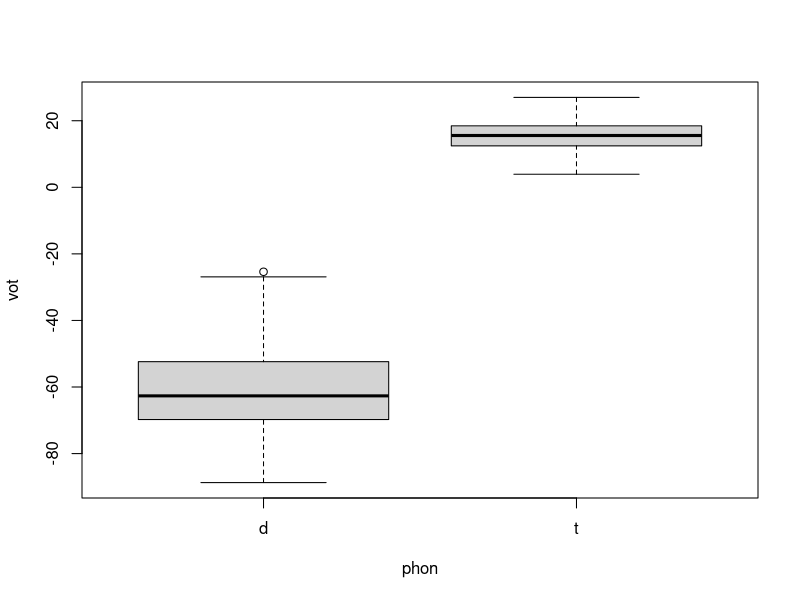
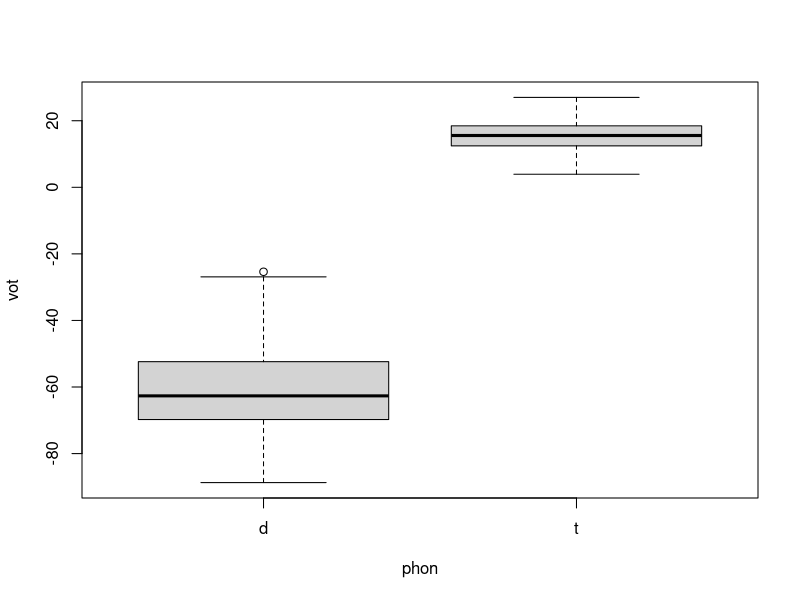
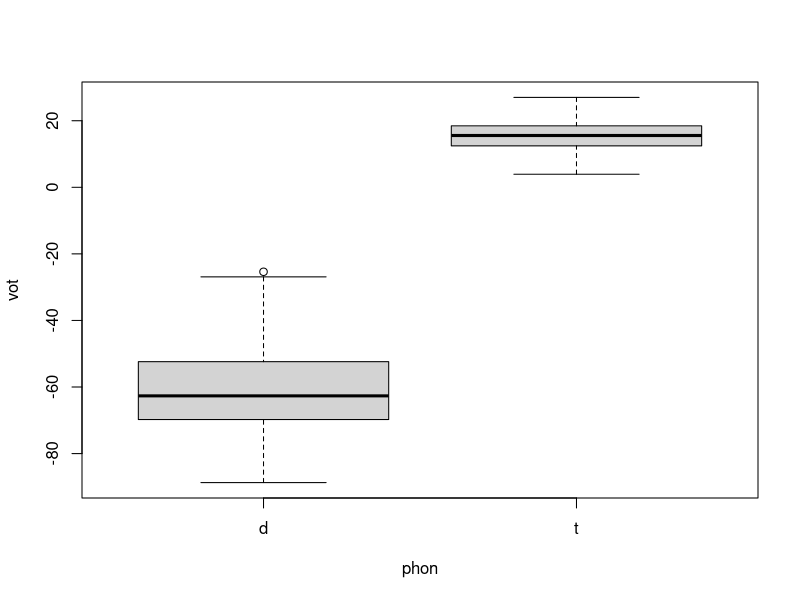
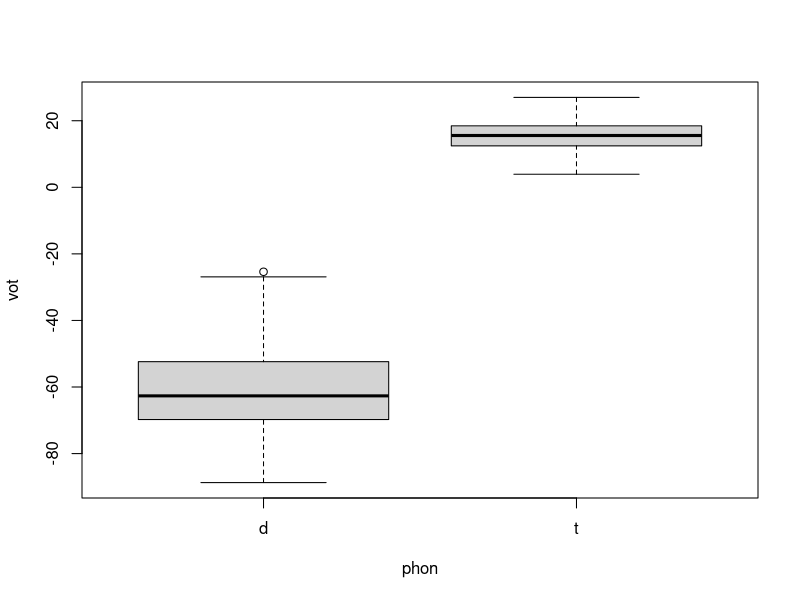
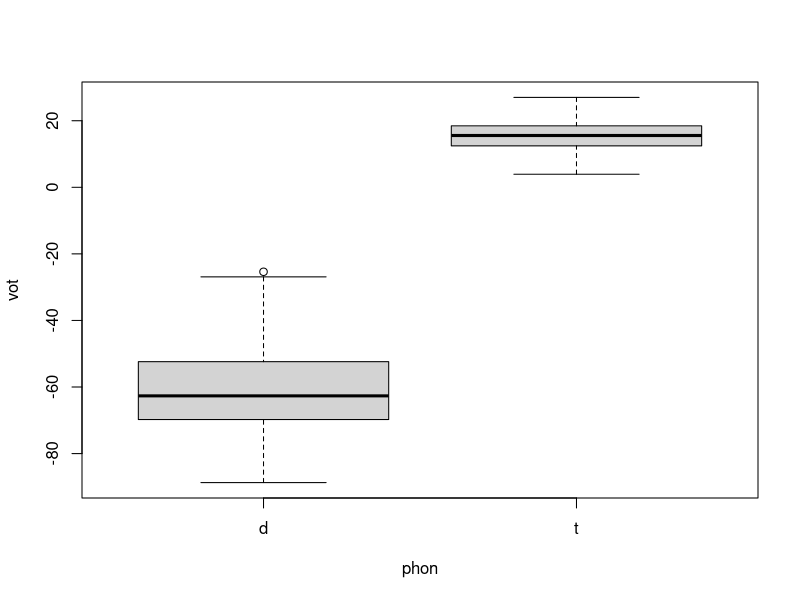
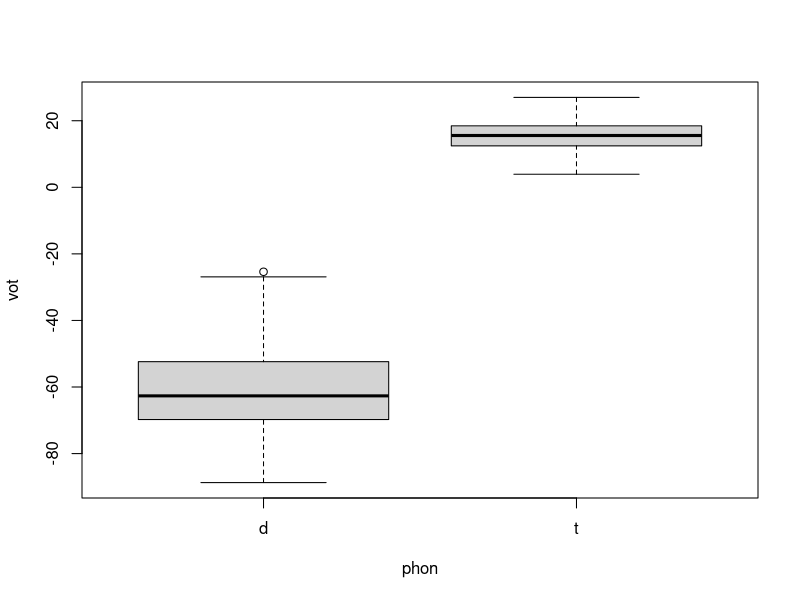
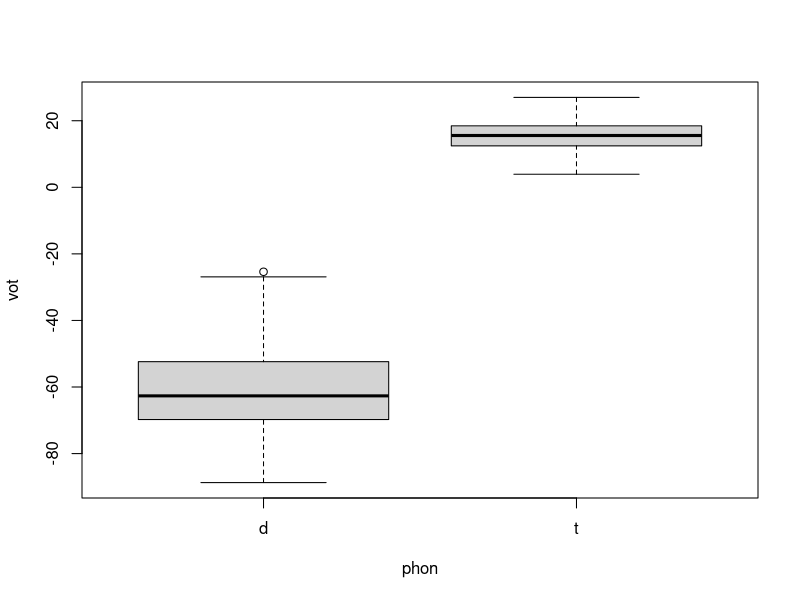
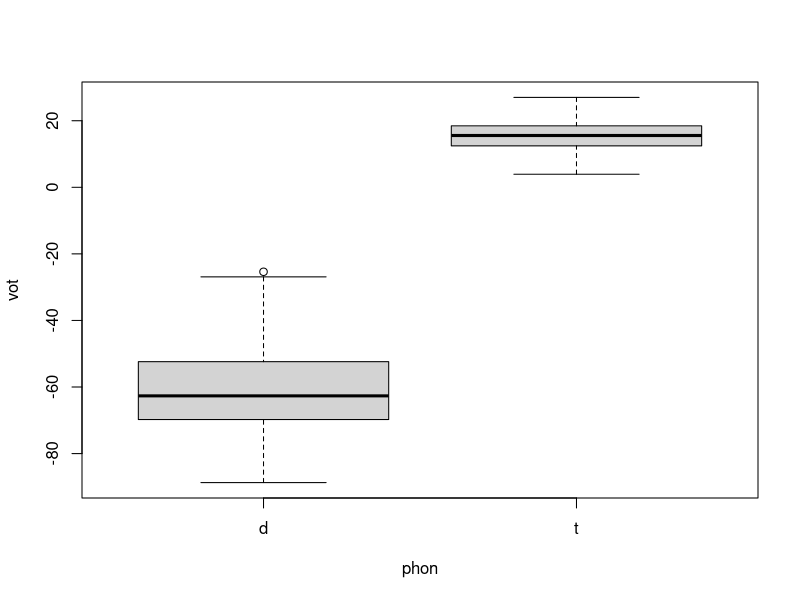

R code for these plots, in order: (Note: a time limit stopped this script after it produced the figures.)
library(lattice)
library(tidyverse)
library(graphics)
library(microbenchmark)
library(ggplot2)

set.seed(1)
vot <- rnorm(100, 15, 5)
vot <- sort(vot, decreasing = FALSE)
phon <- "t"

df1 <- data.frame(phon, vot)

vot <- rnorm(100, -60, 15)
vot <- sort(vot, decreasing = FALSE)
phon <- "d"
df2 <- data.frame(phon, vot)

my_df <- rbind(df1, df2)

mbm_a <- microbenchmark("lattice" = { 
                        for(i in 1:500){
                          a1 <- bwplot(vot ~ phon, data = my_df)
                        }
                      },
                      "ggplot2" = {
                        for(i in 1:500){
                          a2 <- ggplot(my_df, aes(x = phon, y = vot)) + 
                            geom_boxplot()
                        }
                      },
                      "graphics" = {
                        for(i in 1:500){
                          a3 <- boxplot(vot ~ phon, data = my_df)
                        }
                      })

a1

a2

a3

autoplot(mbm_a)

Temperature <- airquality$Temp

mbm_b <- microbenchmark("lattice" = { 
  for(i in 1:500){
    b1 <- histogram(~ Temperature, type = "count", nint = 30)
  }
},
"ggplot2" = {
  for(i in 1:500){
    b2 <- ggplot(airquality, aes(Temperature)) + 
      geom_histogram()
  }
},
"graphics" = {
  for(i in 1:500){
    b3 <- hist(Temperature, breaks = 30)
  }
})

b1

b2

b3

autoplot(mbm_b)

mbm_c <- microbenchmark("lattice" = { 
  for(i in 1:500){
    c1 <- barchart(GNP ~ Year, data = longley, stack = FALSE, horizontal = FALSE, col = c("grey"))
  }
},
"ggplot2" = {
  for(i in 1:500){
    c2 <- ggplot(data = longley, aes(x=Year, y=GNP)) + 
      geom_col()
  }
},
"graphics" = {
  for(i in 1:500){
    c3 <- barplot(GNP ~ Year, data = longley)
  }
})

c1

c2

c3

autoplot(mbm_c)

attach(mtcars)

mbm_d <- microbenchmark("lattice" = { 
  for(i in 1:500){
    d1 <- xyplot(mpg~wt,
                 main="Scatterplots by Cylinders and Gears",
                 ylab="Miles per Gallon", xlab="Car Weight")
  }
},
"ggplot2" = {
  for(i in 1:500){
    d2 <- ggplot(mtcars, aes(x=wt, y=mpg)) +
      geom_point() + 
      ggtitle("Scatterplots by Cylinders and Gears") + 
      theme(plot.title = element_text(hjust = 0.5)) + 
      ylab("Miles per Gallon") + xlab("Car Weight")
  }
},
"graphics" = {
  for(i in 1:500){
    d3 <- plot.default(mpg~wt,
                       main="Scatterplots by Cylinders and Gears",
                       ylab="Miles per Gallon", xlab="Car Weight")
  }
})

d1

d2

d3

autoplot(mbm_d)

mbm_e <- microbenchmark("lattice" = { 
  for(i in 1:500){
    e1 <- xyplot(mpg~wt, data, type = "l")
  }
},
"ggplot2" = {
  for(i in 1:500){
    e2 <- ggplot(data = mtcars, aes(x = wt, y = mpg)) +
      geom_line()
  }
},
"graphics" = {
  for(i in 1:500){
    e3 <- plot(mtcars$wt, mtcars$mpg, type = "l")
  }
})

e1

e2

e3

autoplot(mbm_e)
